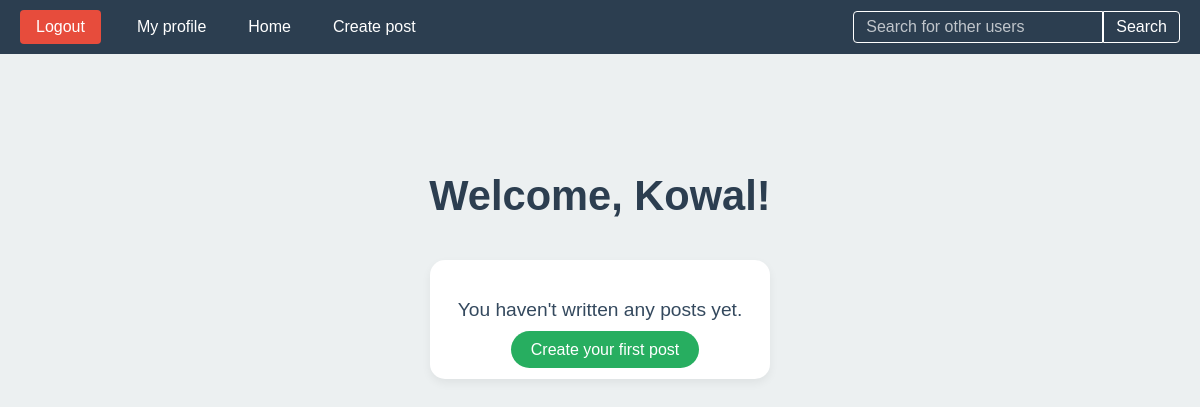
The page /my_profile/ (signed in) on the database as committed earlier.
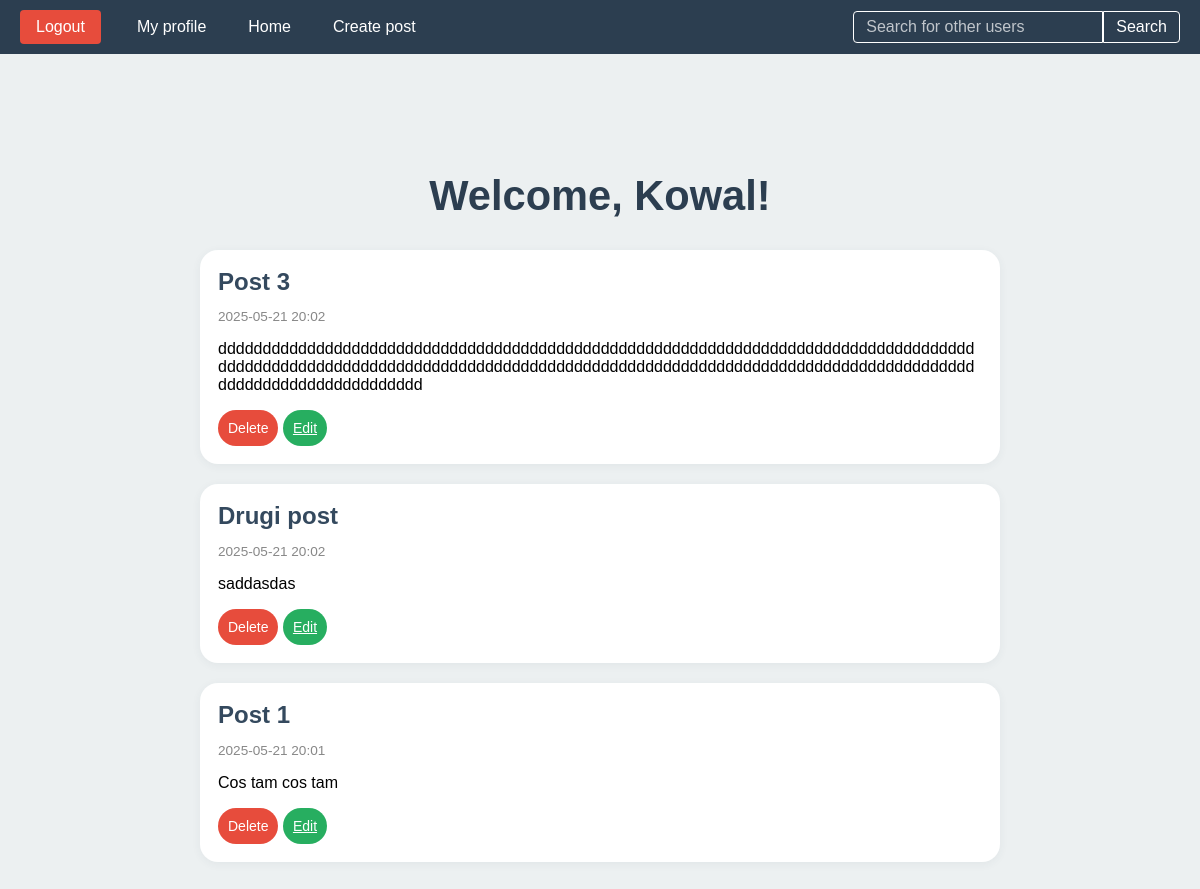
The same page on the database as committed later.
### post/models.py (models this page shows, shortened)
class Post(models.Model):
    user = models.ForeignKey(User, on_delete=models.CASCADE)
    title = models.CharField(max_length= 250)
    slug = models.SlugField(null = False,default='')
    content = models.TextField(null=False)
    date_posted = models.DateTimeField(auto_now_add=True)
    class Meta:
        unique_together = ('user', 'slug')
    def get_absolute_url(self):
        return reverse('post_detail', kwargs={'id':self.id, 'slug': self.slug})

### user/views.py (the view)
# urls.py: path('my_profile/' , my_profile , name='my_profile'),
@login_required
def my_profile(request):
    username = request.user.username
    posts = Post.objects.filter(user=request.user).order_by('-date_posted')
    return render(request, 'my_profile.html', {'username':username, 'posts':posts})

### templates/my_profile.html (shortened to what this page needs)
{% extends "base.html" %}
{% load static %}
{% block head %}
  <link rel="stylesheet" href="{% static 'profile.css' %}">
{% endblock %}
{% block content %}
    <div class="home-container">
      <h1>Welcome, {{ username }}!</h1>
      {% if posts %}
        <div class="posts-container">
          {% for post in posts %}
            <div class="post-card">
              <h2 class="post-title">
                <a href="{{ post.get_absolute_url }}">{{ post.title }}</a>
              </h2>
              <p class="post-date">{{ post.date_posted|date:"Y-m-d H:i" }}</p>
              <p>{{ post.content }}</p>
              <div class="post-actions">
                <form method="post" action="{% url 'deletePost' post.id %}" style="display:inline;">
                  <button class="delete-button">Delete</button>
                </form>
                <a href="{% url 'editPost' post.id %}" class="edit-button">Edit</a>
              </div>
            </div>
          {% endfor %}
        </div>
      {% else %}
        <div class="empty-state">
          <p>You haven't written any posts yet.</p>
          <a href="{% url 'createPost' %}" class="big-white-label">Create your first post</a>
        </div>
      {% endif %}
    </div>
{% endblock %}

Rows that differ between the two databases and show on the page:
added Post: title "Post 3", date_posted "2025-05-21 20:02", content "ddddddddddddddddddddddddddddddddddddddddddddddddddddddddddddddddddddddddddddddddddddddddddddddddddddddddddddddddddddddddddddddddddddddddddddddddddddddddddddddddddddddddddddddddddddddddddddddddd"
added Post: title "Drugi post", date_posted "2025-05-21 20:02", content "saddasdas"
added Post: title "Post 1", date_posted "2025-05-21 20:01", content "Cos tam cos tam"
Other text that changed with them:
text no longer shown: "You haven't written any posts yet. Create your first post"
